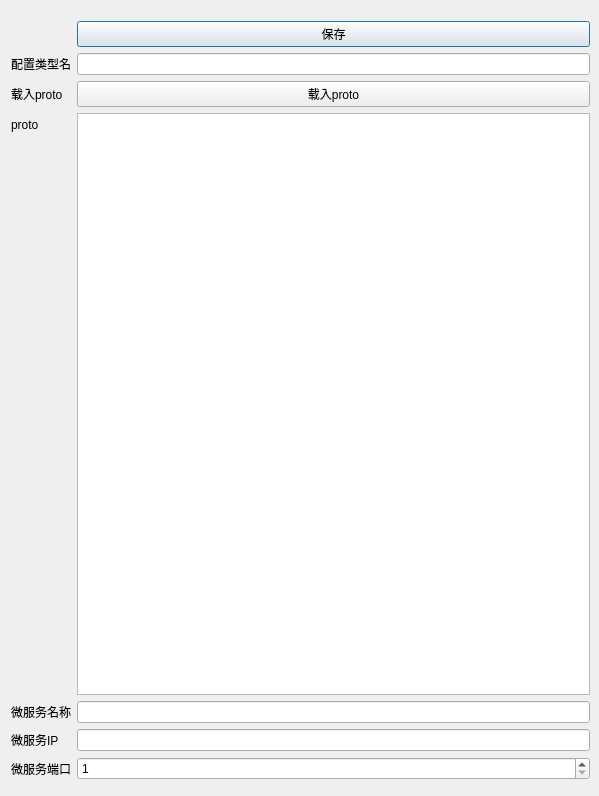
<?xml version="1.0" encoding="UTF-8"?>
<ui version="4.0">
 <class>ConfigEdit</class>
 <widget class="QDialog" name="ConfigEdit">
  <property name="geometry">
   <rect>
    <x>0</x>
    <y>0</y>
    <width>599</width>
    <height>796</height>
   </rect>
  </property>
  <property name="windowTitle">
   <string>ConfigEdit</string>
  </property>
  <widget class="QWidget" name="formLayoutWidget">
   <property name="geometry">
    <rect>
     <x>0</x>
     <y>-10</y>
     <width>601</width>
     <height>801</height>
    </rect>
   </property>
   <layout class="QFormLayout" name="formLayout">
    <item row="0" column="0">
     <widget class="QLabel" name="label_3">
      <property name="text">
       <string/>
      </property>
     </widget>
    </item>
    <item row="1" column="1">
     <widget class="QPushButton" name="saveButton">
      <property name="enabled">
       <bool>true</bool>
      </property>
      <property name="text">
       <string>保存</string>
      </property>
     </widget>
    </item>
    <item row="3" column="1">
     <widget class="QPushButton" name="loadProtoButton">
      <property name="text">
       <string>载入proto</string>
      </property>
     </widget>
    </item>
    <item row="2" column="1">
     <widget class="QLineEdit" name="typeLineEdit"/>
    </item>
    <item row="2" column="0">
     <widget class="QLabel" name="loadTypeLabel">
      <property name="text">
       <string>配置类型名</string>
      </property>
     </widget>
    </item>
    <item row="3" column="0">
     <widget class="QLabel" name="loadProtoLabel">
      <property name="text">
       <string>载入proto</string>
      </property>
     </widget>
    </item>
    <item row="4" column="0">
     <widget class="QLabel" name="protoLabel">
      <property name="text">
       <string>proto</string>
      </property>
     </widget>
    </item>
    <item row="4" column="1">
     <widget class="QTextEdit" name="protoTextEdit"/>
    </item>
    <item row="5" column="0">
     <widget class="QLabel" name="serviceNameLabel">
      <property name="text">
       <string>微服务名称</string>
      </property>
     </widget>
    </item>
    <item row="5" column="1">
     <widget class="QLineEdit" name="serviceNameLineEdit"/>
    </item>
    <item row="7" column="0">
     <widget class="QLabel" name="servicePortLabel">
      <property name="text">
       <string>微服务端口</string>
      </property>
     </widget>
    </item>
    <item row="6" column="0">
     <widget class="QLabel" name="serviceIpLabel">
      <property name="text">
       <string>微服务IP</string>
      </property>
     </widget>
    </item>
    <item row="6" column="1">
     <widget class="QLineEdit" name="serviceIpLineEdit"/>
    </item>
    <item row="7" column="1">
     <widget class="QSpinBox" name="servicePortSpinBox">
      <property name="minimum">
       <number>1</number>
      </property>
      <property name="maximum">
       <number>65535</number>
      </property>
     </widget>
    </item>
   </layout>
  </widget>
 </widget>
 <layoutdefault spacing="6" margin="11"/>
 <resources/>
 <connections>
  <connection>
   <sender>saveButton</sender>
   <signal>clicked()</signal>
   <receiver>ConfigEdit</receiver>
   <slot>save()</slot>
   <hints>
    <hint type="sourcelabel">
     <x>599</x>
     <y>21</y>
    </hint>
    <hint type="destinationlabel">
     <x>1878</x>
     <y>413</y>
    </hint>
   </hints>
  </connection>
  <connection>
   <sender>loadProtoButton</sender>
   <signal>clicked()</signal>
   <receiver>ConfigEdit</receiver>
   <slot>loadProto()</slot>
   <hints>
    <hint type="sourcelabel">
     <x>283</x>
     <y>48</y>
    </hint>
    <hint type="destinationlabel">
     <x>663</x>
     <y>408</y>
    </hint>
   </hints>
  </connection>
 </connections>
 <slots>
  <slot>save()</slot>
  <slot>loadProto()</slot>
 </slots>
</ui>
